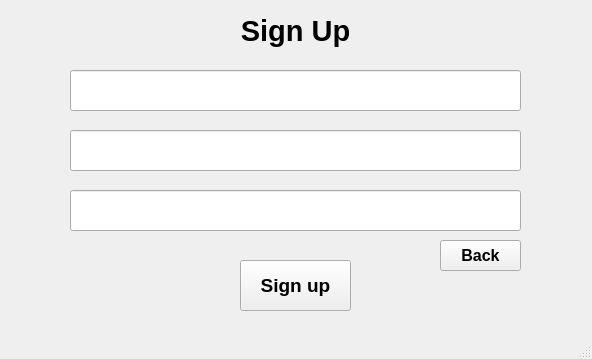
<?xml version="1.0" encoding="UTF-8"?>
<ui version="4.0">
 <class>MainWindow</class>
 <widget class="QMainWindow" name="MainWindow">
  <property name="geometry">
   <rect>
    <x>0</x>
    <y>0</y>
    <width>592</width>
    <height>359</height>
   </rect>
  </property>
  <property name="windowTitle">
   <string>MainWindow</string>
  </property>
  <widget class="QWidget" name="centralwidget">
   <widget class="QLineEdit" name="lineEdit">
    <property name="geometry">
     <rect>
      <x>70</x>
      <y>70</y>
      <width>451</width>
      <height>41</height>
     </rect>
    </property>
   </widget>
   <widget class="QPushButton" name="pushButton">
    <property name="geometry">
     <rect>
      <x>440</x>
      <y>240</y>
      <width>81</width>
      <height>31</height>
     </rect>
    </property>
    <property name="font">
     <font>
      <family>Leelawadee UI</family>
      <pointsize>12</pointsize>
      <weight>75</weight>
      <bold>true</bold>
     </font>
    </property>
    <property name="text">
     <string>Back</string>
    </property>
   </widget>
   <widget class="QLabel" name="label">
    <property name="geometry">
     <rect>
      <x>200</x>
      <y>10</y>
      <width>191</width>
      <height>41</height>
     </rect>
    </property>
    <property name="font">
     <font>
      <family>Leelawadee UI</family>
      <pointsize>22</pointsize>
      <weight>75</weight>
      <bold>true</bold>
     </font>
    </property>
    <property name="text">
     <string>Sign Up</string>
    </property>
    <property name="alignment">
     <set>Qt::AlignCenter</set>
    </property>
   </widget>
   <widget class="QLineEdit" name="lineEdit_2">
    <property name="geometry">
     <rect>
      <x>70</x>
      <y>130</y>
      <width>451</width>
      <height>41</height>
     </rect>
    </property>
   </widget>
   <widget class="QPushButton" name="pushButton_3">
    <property name="geometry">
     <rect>
      <x>240</x>
      <y>260</y>
      <width>111</width>
      <height>51</height>
     </rect>
    </property>
    <property name="font">
     <font>
      <family>Leelawadee UI</family>
      <pointsize>14</pointsize>
      <weight>75</weight>
      <bold>true</bold>
     </font>
    </property>
    <property name="text">
     <string>Sign up</string>
    </property>
   </widget>
   <widget class="QLineEdit" name="lineEdit_3">
    <property name="geometry">
     <rect>
      <x>70</x>
      <y>190</y>
      <width>451</width>
      <height>41</height>
     </rect>
    </property>
   </widget>
  </widget>
  <widget class="QMenuBar" name="menubar">
   <property name="geometry">
    <rect>
     <x>0</x>
     <y>0</y>
     <width>592</width>
     <height>21</height>
    </rect>
   </property>
  </widget>
  <widget class="QStatusBar" name="statusbar"/>
 </widget>
 <resources/>
 <connections/>
</ui>
